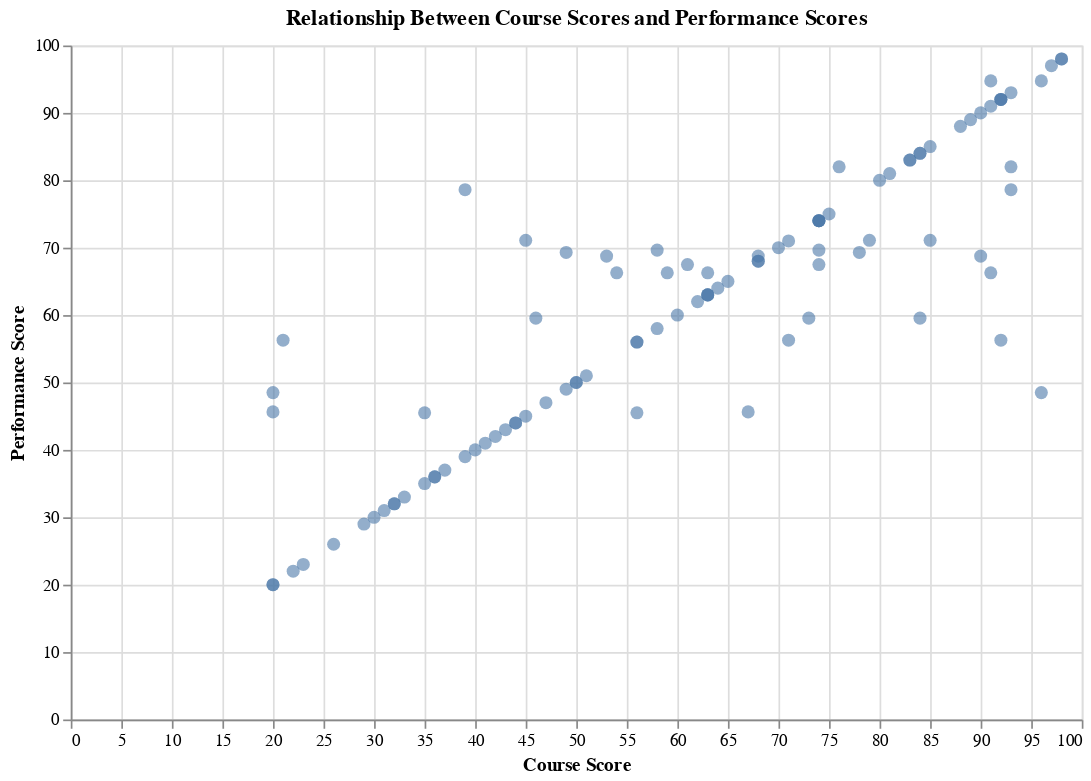

The cell this chart's notebook holds for it:
### Markdown cell above
Hypothesis: Employees who achieve higher course scores in their completed courses will have higher overall performance scores.

### Code cell
scatter_plot = alt.Chart(employee_performance).mark_circle(size=60, opacity=0.6).encode(
    x=alt.X('course_score:Q', title='Course Score'),
    y=alt.Y('performance_score:Q', title='Performance Score'),
    tooltip=['user_id', 'name', 'course_title', 'course_score', 'performance_score']
).properties(
    title='Relationship Between Course Scores and Performance Scores',
    width=600,
    height=400
).interactive()


scatter_plot.show()
